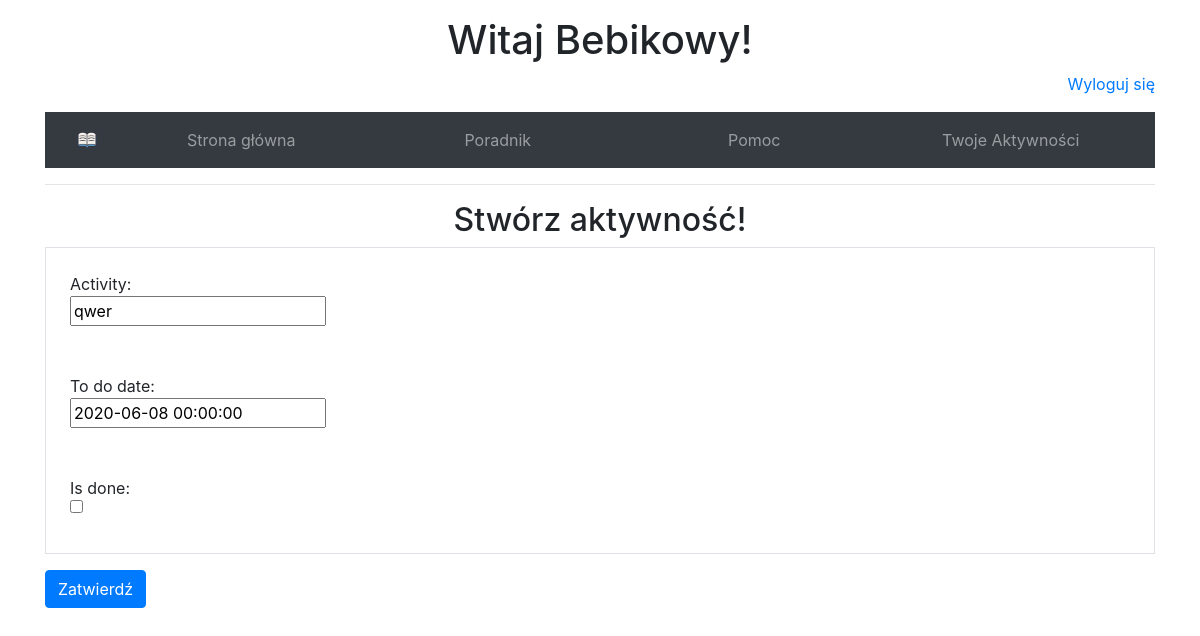
The app's page /activities/3/update/ (signed in) with its own data.
### users/models.py (models this page shows, shortened)
class User(AbstractBaseUser):
    email               = models.EmailField(max_length=80, unique=True)
    username            = models.CharField(max_length=30, unique=True)
    data_joined         = models.DateTimeField(verbose_name="data joined", auto_now_add=True)
    last_login          = models.DateTimeField(verbose_name="last login", auto_now=True)
    is_active           = models.BooleanField(default=True)
    is_staff            = models.BooleanField(default=False)
    is_admin            = models.BooleanField(default=False)
    is_superuser        = models.BooleanField(default=False)
    USERNAME_FIELD = 'email'
    REQUIRED_FIELDS = ['username']
    objects = UserManager()

### activities/models.py (models this page shows, shortened)
class Activity(models.Model):
    activity    = models.CharField(max_length=50)
    to_do_date  = models.DateTimeField()
    is_done     = models.BooleanField(default= False, blank=True)
    user        = models.ForeignKey(settings.AUTH_USER_MODEL, on_delete=models.CASCADE)

### activities/views.py (the view, shortened to what this page needs)
# urls.py: path('<int:pk>/update/', ActivityUpdateView.as_view(), name='activity-update'),
class ActivityUpdateView(LoginRequiredMixin, UserPassesTestMixin, UpdateView):
    model = Activity
    template_name = 'activity_form.html'
    fields = ['activity', 'to_do_date', 'is_done']
    def test_func(self):
        activity = self.get_object()
        return self.request.user == activity.user

### activities/templates/activity_form.html (shortened to what this page needs)
{% extends 'base.html' %}
{% load crispy_forms_tags %}
{% block content %}
  <h2 id="login_header">Stwórz aktywność!</h2>
  <div class="content-section">
    <form method="post">
      <div class="border">
        <div class='ml-4 mb-3'>
          {% for field in form %}
            <br>
            {{ field.label }}:
            <br>
            {{ field }}
            <br>
            <br>
          {% endfor %}
        </div>
      </div>
      <button type="submit" class="btn btn-primary mt-3">Zatwierdź</button>
    </form>
  </div>
{% endblock %}

### users/templates/base.html (shortened to what this page needs)
{% load static %}
{% load bootstrap4 %}
{% bootstrap_css %}
<!DOCTYPE html>
<html lang="en">
  <head>
    <link rel="stylesheet" href="{% static 'users/style.css' %}">
    <link rel="stylesheet" href="{% static 'css/fontello.css' %}">
  </head>
  <body>
    <div class="container">
      <div class="mt-3">
        <header>
          {% if not user.is_authenticated %}
            <h1 id="login-try">Spróbuj się zalogować!</h1>
          {% else %}
            <h1 id="login-try">Witaj {{ user.username }}!</h1>
          {% endif %}
          {% if user.is_authenticated %}
          <p class="login_menu">
            <a href="{% url 'logout' %}">Wyloguj się</a>
          </p>
          {% else %}
          <p class="login_menu">
            <a href="{% url 'login' %}">Zaloguj się</a> / <a href="{% url 'signup' %}">Zarejestruj się</a>
          </p>
          {% endif %}
          <nav class="navbar navbar-dark nav-justified bg-dark">
            <a class="navbar-brand ml-3" href="{% url 'home' %}">
              <img src="{% static 'icon1.png' %}" alt="Rysuneczek" width=20px height=20px>
            </a>
            <ul class="navbar-nav">
              <li class="nav-item">
                <a class="nav-link" href="{% url 'home' %}">Strona główna</a>
              </li>
              <li class="nav-item">
                <a class="nav-link" href="#">Poradnik</a>
              </li>
              <li class="nav-item">
                <a class="nav-link" href="#">Pomoc</a>
              </li>
              <li class="nav-item">
                <a class="nav-link" href="{% url 'activity' %}">Twoje Aktywności</a>
              </li>
            </ul>
          </nav>
          <hr>
        </header>
        <main>
          {% block content %}
          {% endblock %}
        </main>
      </div>
    </div>
  </body>
</html>

### users/static/users/style.css (style rules this page uses)
body { margin: 0; }
#login-try { text-align: center; }
.login_menu { text-align: right; }
#login_header { text-align: center; }
.navbar-nav { display: contents; }

### records on screen
User: username "Bebikowy"
Activity: form "qwer" "2020-06-08 00:00:00"

### other values on screen
{{ field.label }} "Activity" "To do date" "Is done"
